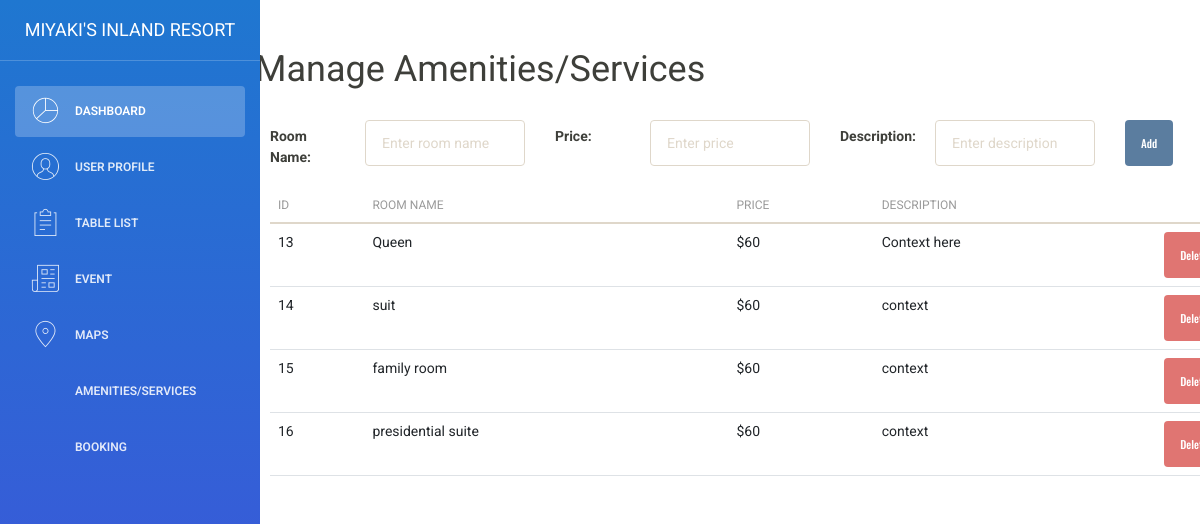
Page /dashboard/amenities.php on the committed database.
### tables this page shows
CREATE TABLE `tbl_amenities` (
  `id` int(255) NOT NULL,
  `room_name` varchar(255) NOT NULL,
  `price` varchar(67) NOT NULL,
  `description` varchar(255) NOT NULL
);

### dashboard/amenities.php (the view, shortened to what this page needs)
<?php include '../conn.php';
include 'header.php'; ?>
<body>
     <?php include 'sidebar.php'; ?>
     <div class="col-sm-10 col-sm-offset-3 col-md-5 col-md-offset-2 main" id="am">
      <h1> Manage Amenities/Services</h1>
      <br>
      <div class="container">
  <form method="POST">
    <div class="form-group row">
      <label for="roomName" class="col-sm-1 col-form-label">Room Name:</label>
      <div class="col-sm-2">
        <input type="text" class="form-control" name="room" id="roomName" placeholder="Enter room name">
      </div>
      <label for="price" class="col-sm-1 col-form-label">Price:</label>
      <div class="col-sm-2">
        <input type="text" class="form-control" name="price" id="price" placeholder="Enter price">
      </div>
      <label for="description" class="col-sm-1 col-form-label">Description:</label>
      <div class="col-sm-2">
        <input type="text" class="form-control" name="desc" id="description" placeholder="Enter description">
      </div>
      <div class="col-sm-1">
        <button type="submit" name="add" class="btn btn-primary">Add</button>
      </div>
    </div>
  </form>
  <table class="table"">
    <thead>
      <tr>
        <th>ID</th>
        <th>Room Name</th>
        <th>Price</th>
        <th>Description</th>
        <th></th>
      </tr>
    </thead>
    <tbody>
      <?php
        $sql = "SELECT * FROM tbl_amenities";
        $result = mysqli_query($conn, $sql);
        while ($row = mysqli_fetch_assoc($result)) {
        ?>
        <tr>
          <td><?php echo $row['id']; ?></td>
          <td><?php echo $row['room_name']; ?></td>
          <td><?php echo $row['price']; ?></td>
          <td><?php echo $row['description']; ?></td>
          <form method="post">
          <td><button name="del" class="btn btn-danger">Delete</button></td>
          </form>
        </tr>
        <?php
      }
      ?>
    </tbody>
  </table>
</div>
     </div>

### assets/css/style.css (style rules this page uses)
html { font-size: 14px; }
@media only screen and (min-width: 480px) { html { font-size: 17px; } }
@media only screen and (min-width: 768px) { html { font-size: 14px; } }
body { font-size: 1em; }
.btn { font-family: 'Oswald', sans-serif; }
.btn { text-transform: none; }

### dashboard/amenities.php (style rules this page uses)
#am { top: 30px; left: 40px; position: fixed; overflow-y: auto; width: 80%; height: 100%; }
.table { width: 100%; }

### rows in the picture
tbl_amenities: id "13", room_name "Queen", price "$60", description "Context here"
tbl_amenities: id "14", room_name "suit", price "$60", description "context"
tbl_amenities: id "15", room_name "family room", price "$60", description "context"
tbl_amenities: id "16", room_name "presidential suite", price "$60", description "context"
